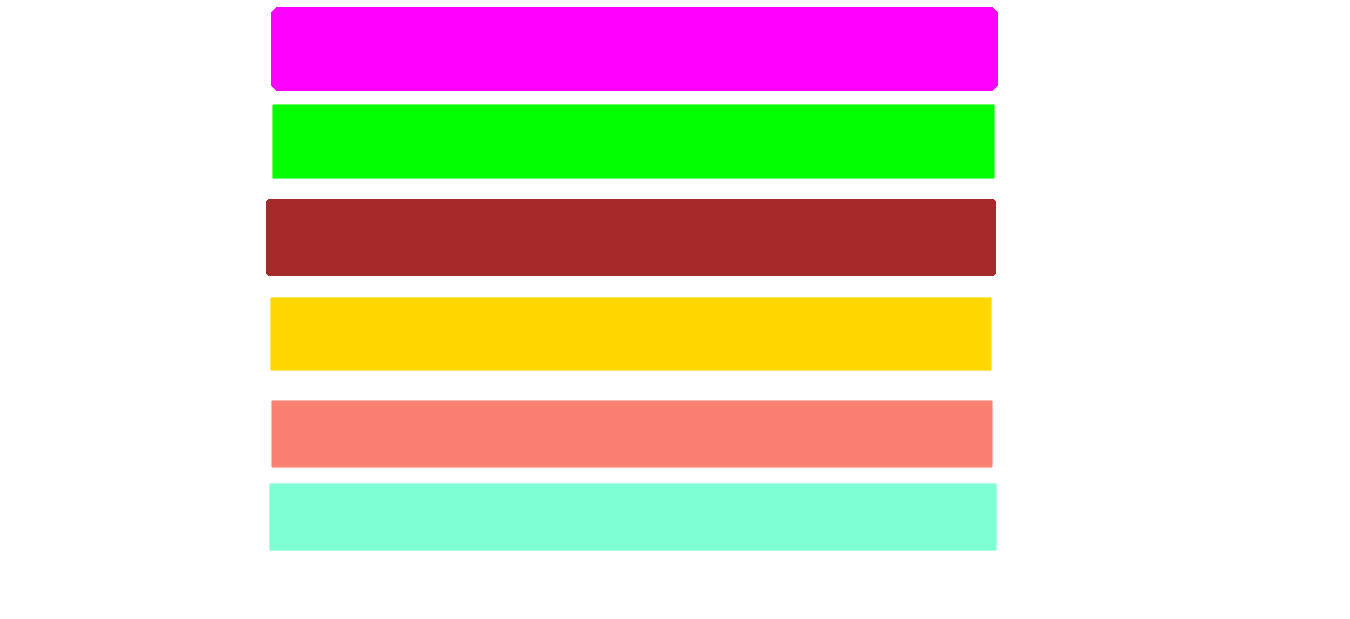
#> input picture OOAD_Project/CODEnator/yo44.png, 1350 x 619 px
$ python -i ui_extraction.py   (imports and definitions only)
#> lines starting #> are read from the running program, lines starting #| are printed output that depends on the picture; after the words box and inside, x2 and y2 are one past the last pixel; in counts of white or black regions, pixels touching at a corner belong together
#> further down, picture is the input picture: shape (619, 1350, 3); mean B, G, R 197.5, 212.2, 224.8
import cv2 as cv
import numpy as np
from matplotlib import pyplot as plt
# [1 line not run here, left out]
def fillhole(input_image, img):
    filedir = "CODEnator"
    im_flood_fill = input_image.copy()
    h, w = input_image.shape[:2]
    mask = np.zeros((h + 2, w + 2), np.uint8)
    im_flood_fill = im_flood_fill.astype("uint8")
    cv.floodFill(im_flood_fill, mask, (0, 0), (255, 255, 255), (100, 100, 100), (50, 50, 50), cv.FLOODFILL_FIXED_RANGE)
 #   cv.imshow('flood_fill_result', im_flood_fill)
    im_floodfill_inv = cv.bitwise_not(im_flood_fill)
  #  cv.imshow('inverting_flood_fill', im_floodfill_inv)
    img_out = input_image | im_floodfill_inv
  #  cv.imshow('bitwise_or', img_out)
    gray = cv.cvtColor(img_out, cv.COLOR_BGR2GRAY)
   # cv.imshow('grayscaling', gray)
    threshold, thresh = cv.threshold(gray, 140, 255, cv.THRESH_BINARY)
  #  cv.imshow('thresholded_result', thresh)
    #WORK ON BITWISE AND STILL LEFT..... GOTTA FIGURE OUT A WAY TO INPUT img_out as MASK
    img_innit = cv.bitwise_and(img, img, mask = gray)

    return img_innit


    #The following operations are being done to allow contouring of img_innit


    #cv.floodFill(im_flood_fill, mask, (0, 0), (255, 255, 255), (100, 100, 100), (50, 50, 50), cv.FLOODFILL_FIXED_RANGE)
#    return im_floodfill_inv, img_out, img_innit
    #img_innit is of use to us...

def findcontours(input_image):
    contours, hierarchies = cv.findContours(input_image, cv.RETR_LIST, cv.CHAIN_APPROX_SIMPLE)
    blank = np.zeros(img.shape, dtype='uint8')
    cv.drawContours(blank, contours, -1, (0,0,255), 1)
    cv.imshow('blank', blank)
    return contours, hierarchies

# [1 line that did not run here, left out]
# cv.imshow('Gray', gray)

def img_processing(img):
#Simple Thresholding applied
#Simple or Adaptive ? - Check which will be better...
    threshold, thresh = cv.threshold(img, 140, 255, cv.THRESH_BINARY)
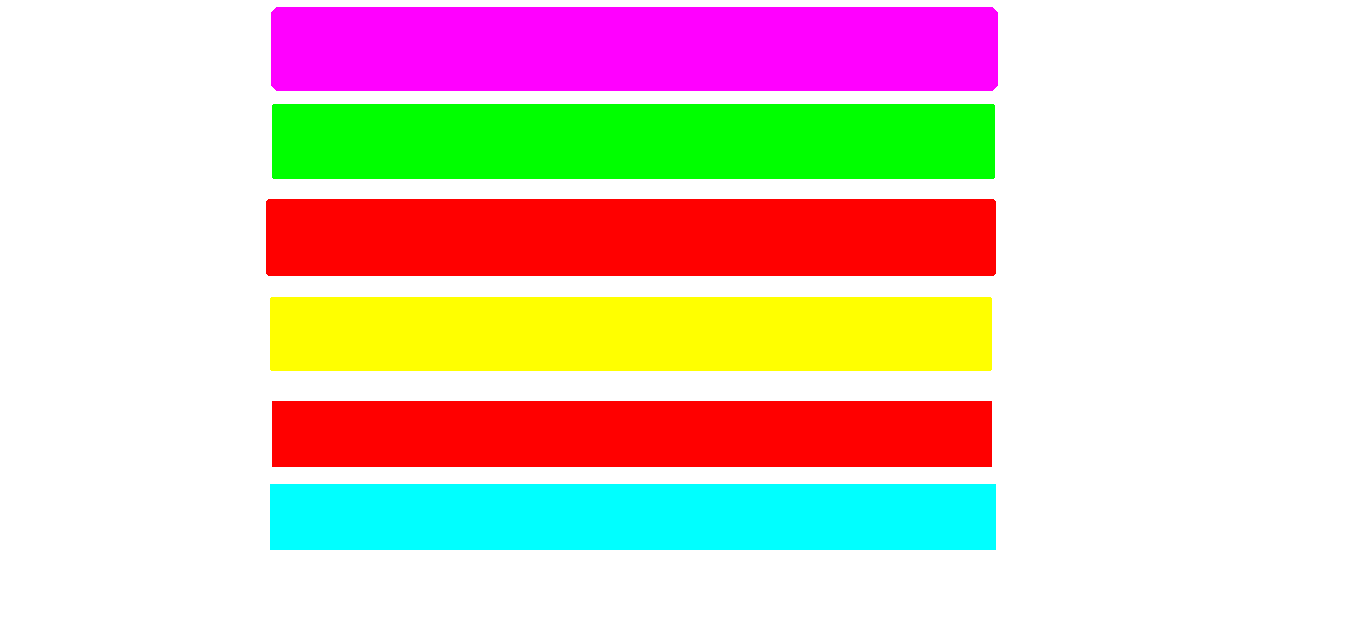
#> thresh: shape (619, 1350, 3); mean B, G, R 190.5, 204.7, 223.8

# cv.imshow('Simple Threshold', thresh)
#!!!!!!!       EDGE DETECTION ON IMAGE BINARIZED USING SIMPLE APPROACH          !!!!!!!!!!!
# Laplacian
    lap1 = cv.Laplacian(thresh, cv.CV_64F)
    lap1 = np.uint8(np.absolute(lap1))
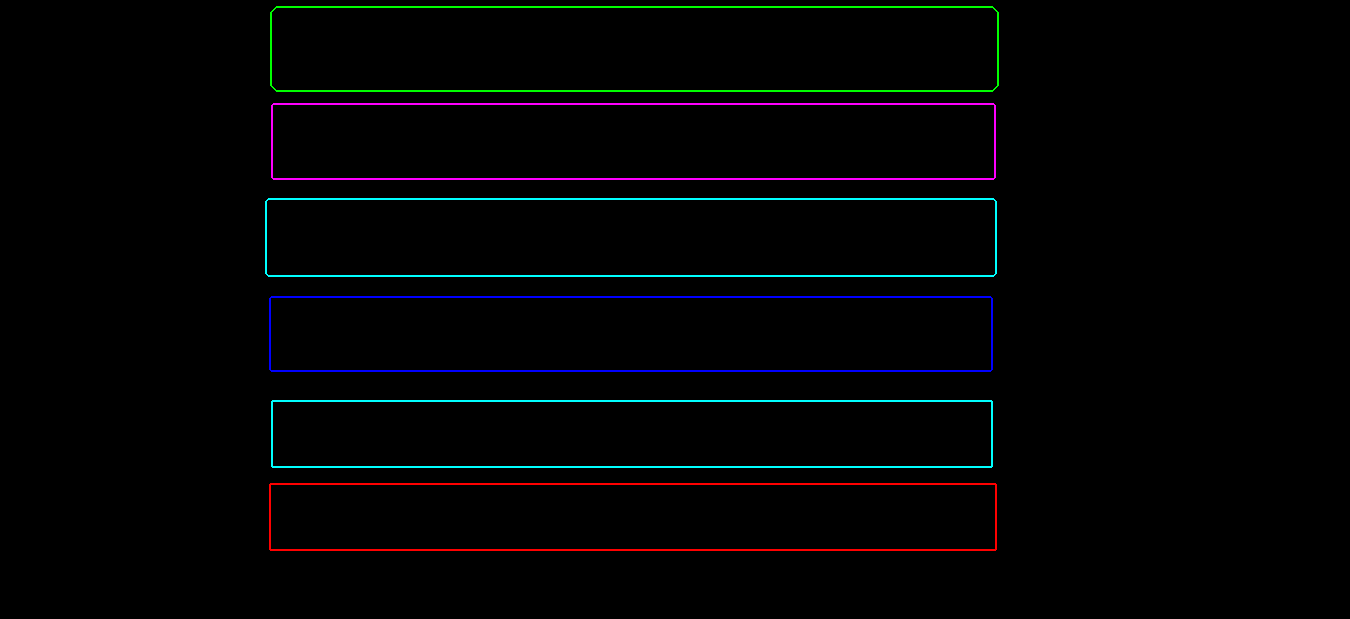
#> lap1: shape (619, 1350, 3); mean B, G, R 3.9, 2.9, 1.9
# cv.imshow('Laplacian1', lap1)

# Sobel
    sobelx1 = cv.Sobel(thresh, cv.CV_64F, 1, 0)
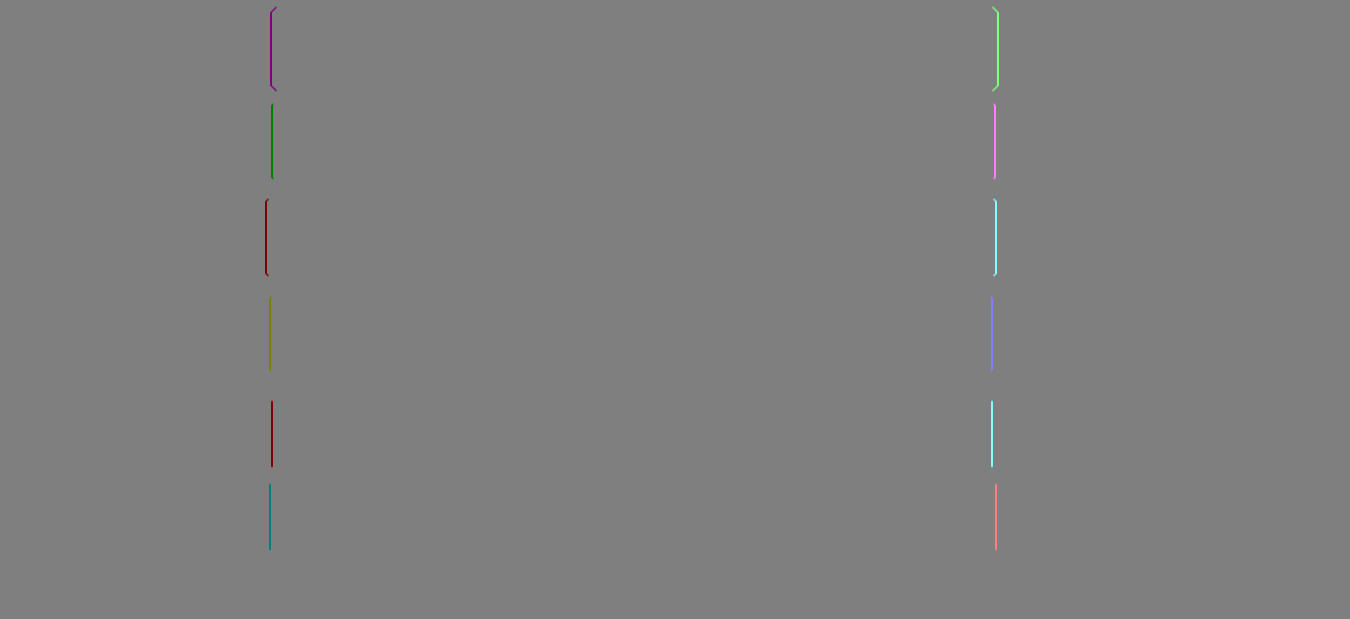
#> sobelx1: shape (619, 1350, 3) float64; mean B, G, R 0, 0, 0; drawn with min black and max white
    sobely1 = cv.Sobel(thresh, cv.CV_64F, 0, 1)
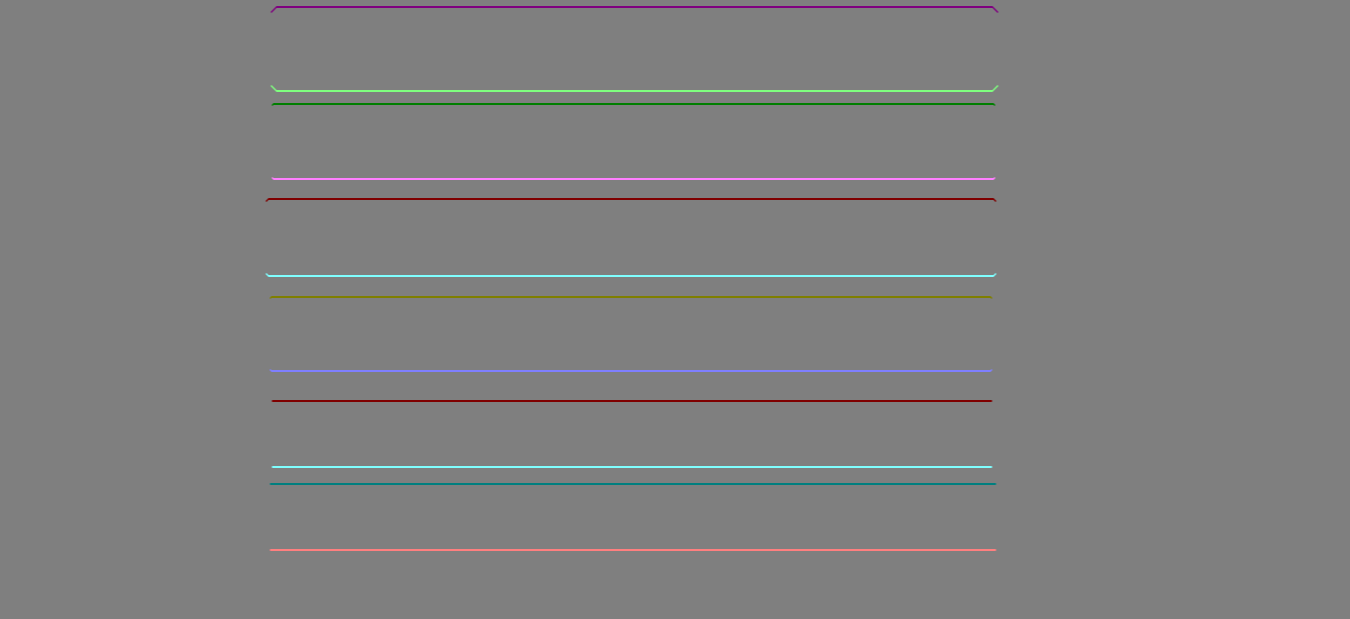
#> sobely1: shape (619, 1350, 3) float64; mean B, G, R 0, 0, 0; drawn with min black and max white
    combined_sobel1 = cv.bitwise_or(sobelx1, sobely1)

# cv.imshow('Combined Sobel1', combined_sobel1)

    canny1 = cv.Canny(thresh, 150, 175)
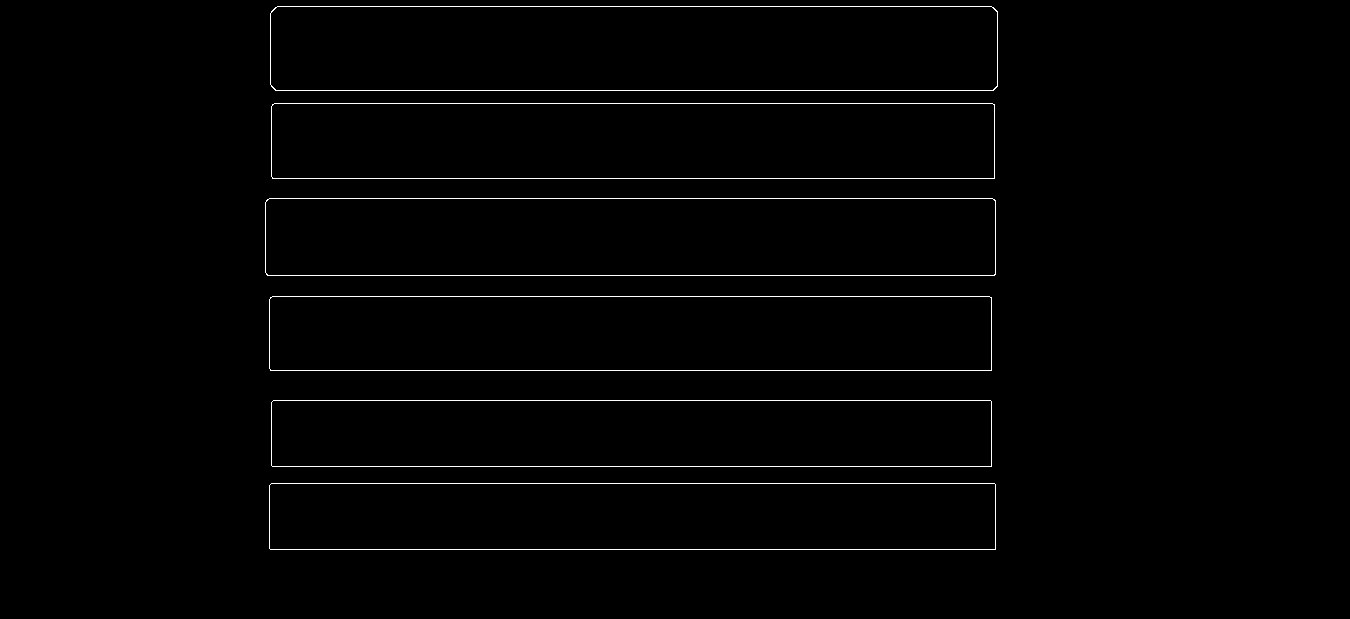
#> canny1: shape (619, 1350); 1.1% white in thin lines or dots, all inside (x1, y1, x2, y2) = (265, 6, 998, 550)

    return lap1


# [7 lines of commented-out code are left out]

>>> import cv2
>>> picture = cv2.imread('OOAD_Project/CODEnator/yo44.png')
>>> result = img_processing(picture)
